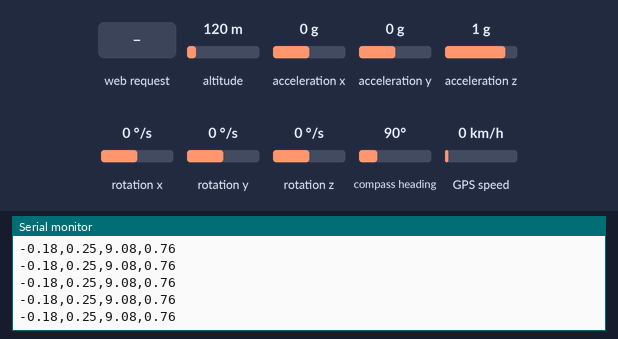
Recording of a sketch running on a simulated ESP32. On the bench: the last lines printed to the serial monitor. Wiring (inferred from the names in the program): MPU-6050 motion sensor at I2C address 0x68. The test bench sets the inputs (shaded band); at power-on: acceleration x 0 g, acceleration y 0 g, acceleration z 1 g, altitude 120 m, rotation x 0 °/s, rotation y 0 °/s, rotation z 0 °/s, compass heading 90°, GPS speed 0 km/h. WiFi joins after 1.5 s; servers stay silent unless stated; the GPS gets a fix after 3 s at 37.7749, -122.4194 with 8 satellites.

Above: at 2.7 s.
2.8 s: acceleration x set to -1.4 g
At 3.7 s:
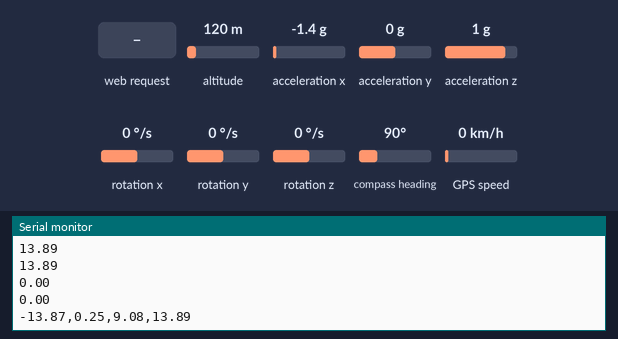
4.3 s: HTTP request GET ///////////////////////// received
5.8 s: acceleration y set to -1.4 g
At 6.4 s:
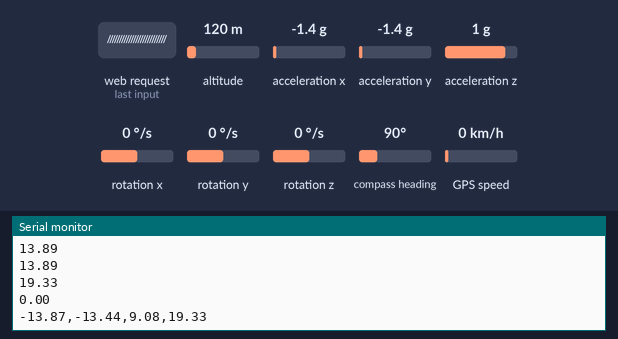
7.3 s: acceleration z set to -1.4 g
At 8.3 s:
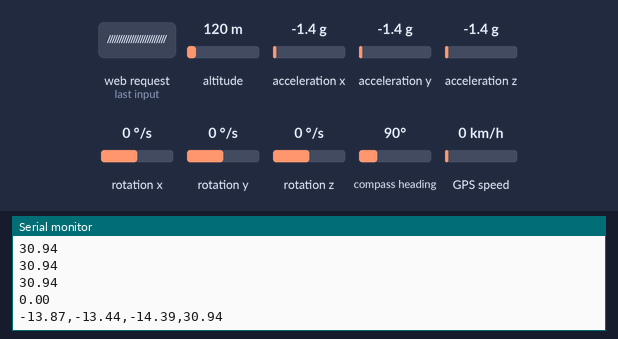
Timing chart, 0 to 8.7 s (numbered marks = the images above; inputs shaded):
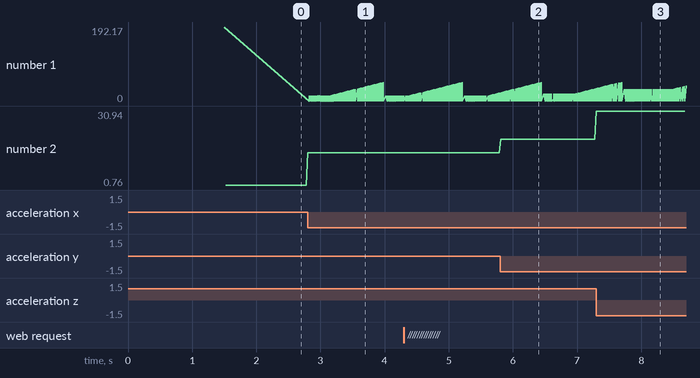

The sketch:

ProcssintensidadMercf5.1.ino
```cpp
#include <Wire.h>
#include <WiFi.h>
#include <SoftwareSerial.h>//incluimos SoftwareSerial
#include <TinyGPS.h>//incluimos TinyGPS

TinyGPS gps;//Declaramos el objeto gps
SoftwareSerial serialgps(16,17);//Declaramos pines Rx y Tx


// A = MPU, B = WIFI, C = GPS, D = PYTHON COMMUNICATION, E = GPS MAP HTML, Z = PROCESS INTENSIDAD


// 01. LECTURA DE DATOS MPU (GRAFICAS) + ENVIO WIFI + GPS  LONG, LAT, HORA


//A
const int MPU = 0x68;   //Default address of I2C for MPU 6050
int16_t AcX, AcY, AcZ;
float aprom;
float g = 9.78; //gravedad Arequipa
/*float buff_X[9000];
float buff_Y[9000];
float buff_Z[9000];*/
int16_t ax_m_s2_c, ay_m_s2_c, az_m_s2_c;
int16_t valor1, valor2, valor3;


//B
// WiFi network info.
const char *ssid =  "ROS_Wireless";     // Enter your WiFi Name
const char *pass =  "A542256b7"; // Enter your WiFi Password
WiFiServer server(80);
IPAddress ip(192,168,1,10); //IP dir


//C
//Declaramos la variables para la obtención de datos
int year;
byte month, day, hour, minute, second, hundredths;
float plat,plong;
unsigned long chars;
unsigned short sentences, failed_checksum;


//D
unsigned long lastTime,sampleTime;

//E
String yazi;


//Z
boolean estado;
int intensMerc;
float registros[50];
int i;

void setup() {
  //A Y B
  Wire.begin();                   // Wire library initialization
  Wire.beginTransmission(MPU);    // Begin transmission to MPU
  Wire.write(0x6B);               // PWR_MGMT_1 register
  Wire.write(0);                  // MPU-6050 to start mode
  Wire.endTransmission(true);
  Serial.begin(115200);           //Iniciamos el puerto serie


   Serial.println("Wrote to IMU"); //MEMS
  Serial.println("Connecting to "); //conexion
  Serial.println(ssid);
  WiFi.begin(ssid, pass);

  while (WiFi.status() != WL_CONNECTED)
  {
    delay(500);
    Serial.print(".");              // print ... till not connected
  }

  Serial.println("");
  Serial.println("WiFi connected");
  Serial.println("IP address is : ");
  Serial.println(WiFi.localIP());
  server.begin();
  Serial.println("Server started");


// C
  serialgps.begin(9600);//Iniciamos el puerto serie del gps
  //Imprimimos:
  Serial.println("");
  Serial.println("GPS GY-GPS6MV2 Leantec");
  Serial.println(" ---Buscando senal--- ");
  Serial.println("");

//D
  ax_m_s2_c = 0;
  ay_m_s2_c = 0;
  az_m_s2_c = 0;

//Z
  i=0;

}


void loop() {

  //smartdelay(1000);//E

//******
    read_GPS();
    read_data();


    //Z

    /*
     * Se reconoce un umbral y luego se almacenan 50 lecturas para sacar la lectura de amplitud maxima
     */

  if(aprom>1){//tenemos que aproximar calibrar a maximo 0.1!
    estado = true;
  }
  else{
    estado = false;
  }


if(estado==true){// si existe cambio

  Serial.println("Se reconocio umbral limite");//se activa comparación y cálculo de intensidad

    registros[i] = aprom;
    Serial.println(i);
    Serial.println(registros[i]);
    Serial.println(registros[0]);
    Serial.println(registros[1]);
    Serial.println(registros[2]);
    Serial.println(registros[3]);
    Serial.println(registros[40]);
    Serial.println(registros[50]);


    i = i+1;
  /*for(int i=0 ; i<sizeof(enteros)/2 ; i++){
    enteros[i] = random(1,1000);
  }*/

  /*if(i = 50){//cuando ya se haya completado el "registro" de muestras
    Serial.println("Se completo el registro");
    //intensMerc = processMercalli(aprom);
  }
*/
  estado = false;
  if(i==50){
    Serial.println("Se completo el registro");
    Serial.println("/////////////////////////");

    //intensiMerca = processMercalli(aprom)
    float maxVal = 0;


    //crea un bucle para recorrer ese array
    for (int j=0; j<48; j++) {
      //compara cada numero del array con el maxVal
      if (maxVal < registros[j]) {
        maxVal= registros[j];
      }
    }

    Serial.println("****************************************************************");
    Serial.println("****************************************************************");
    Serial.println("****************************************************************");
    Serial.println("****************************************************************");
    Serial.println("****************************************************************");
    Serial.println("****************************************************************");

    Serial.println(maxVal);//its ok


    intensMerc = processMercalli(maxVal);


    i=0;
    estado = false;
  }
}


    WiFiClient client = server.available();  // listen for incoming clients

      float flat, flon;//E
      unsigned long age;//E
      gps.f_get_position(&flat, &flon, &age);//E

    if (client){

        Serial.println("new client");
        String currentLine = "";                   //Storing the incoming data in the string
        while (client.connected())
        {
          if (client.available())                  //if there is some client data available
          {
            char c = client.read();                // read a byte
              if (c == '\n') {                     // check for newline character,
                if (currentLine.length() == 0){     //if line is blank it means its the end of the client HTTP request


                yazi="<!DOCTYPE html><html lang='en'><head><meta charset='UTF-8'><meta name='viewport' content='width=device-width, initial-scale=1.0'><meta http-equiv='X-UA-Compatible' content='ie=edge'><title>My Google Map</title><style>#map{height:400px;width:100%;}</style></head> <body><h1>My Google Map</h1><div id='map'></div><script>function initMap(){var options = {zoom:8,center:{lat:";
                    yazi+=flat;
                    yazi+=",lng:";
                    yazi+=flon;
                    yazi+="}};var map = new google.maps.Map(document.getElementById('map'), options);google.maps.event.addListener(map, 'click', function(event){addMarker({coords:event.latLng});});var markers = [{coords:{lat:";
                yazi+=flat;
                yazi+=",lng:";
                yazi+=flon;
                yazi+="}}];for(var i = 0;i < markers.length;i++){addMarker(markers[i]);}function addMarker(props){var marker = new google.maps.Marker({position:props.coords,map:map,});if(props.iconImage){marker.setIcon(props.iconImage);}if(props.content){var infoWindow = new google.maps.InfoWindow({content:props.content});marker.addListener('click', function(){infoWindow.open(map, marker);});}}}</script><script async defer src='https://maps.googleapis.com/maps/api/js?key=AIzaSyDHNUG9E870MPZ38LzijxoPyPgtiUFYjTM&callback=initMap'></script></body></html>";


                client.print("<html>");
                client.print("<head>");
                client.print("<meta charset='utf-8' />");
                client.print("<META HTTP-EQUIV='Refresh' CONTENT='1'>"); //Actualizacion pag
                client.print("<br><html><title> ESP32 WebServer</title></html>");


                client.print("<body bgcolor=\"#E6E6FA\"><h1 style=\"text-align: center; color: FF5D5D\"> Sismógrafo ESP32 WebServer </h1>");
                //client.print("<a href='https://twitter.com/TwitterDev?ref_src=twsrc%5Etfw' class='twitter-follow-button' data-show-count='false'>Follow @TwitterDev</a><script async src='https://platform.twitter.com/widgets.js' charset='utf-8'></script>");


////////////////////////////////

                client.print("<center>");
                client.print("    <table border='0' width='90%' bgcolor='#F5F2FF'>");
                client.print("        <tr>");
                client.print("            <td colspan='2'>");
                client.print("  <center>");
                client.print("      <font color ='63496C' face='verdana'>");
                client.print("          <h1>Sismógrafo electrónico de medición y detección de movimientos telúricos con comunicación inalámbrica wifi portátil de bajo costo. </h1>");
                client.print("      </font>");
                client.print("  </center>");
                client.print("</td>");
                client.print("</tr>");
                client.print("<tr>");
                client.print("<td>  ");
                client.print("<p> La finalidad del trabajo de grado presentado, es el diseño y la construcción de un              hacia la red mediante Wi-Fi. </p>");

                 //client.print(" <h2><font color ='green' face = 'Impact'> Magnitud Registrada (Escala Richter)</h2></font>");


                //client.print("<br><hr><br> <p style=\"text-align: left; color: red; font-size:150% \">Valores Acelerometro (m/s^2): ");
                client.print("<hr> <p style=\"text-align: left; color: red; font-size:150% \">Valores Acelerometro (m/s^2): ");
                client.print("<p style=\"text-align: left; font-size:150% \">AcX: ");
                client.print(AcX* (g/16384.0) -0.18);
                client.print("<br/>AcY: ");
                client.print(AcY* (g/16384.0) +0.25);
                client.print("<br/>AcZ: ");
                client.print(AcZ* (g/16384.0) -0.70);
                client.print("<br/>AcZ: ");
                client.print(aprom);

                client.print("<hr> <p style=\"text-align: left; color: red; font-size:150% \">Ubicación: ");
                client.print("<p style=\"text-align: left; font-size:150% \">Latitud/Longitud: ");
                client.print(plat);
                client.print(",");
                client.print(plong);
                client.print("<br/>Fecha: ");
                client.print(day);
                client.print("/");
                client.print(month);
                client.print("/");
                client.print(year);
                client.print("<br/>Hora: ");
                client.print(hour-5);
                client.print(":");
                client.print(minute);
                client.print(" ");
                client.print("horas");
                //client.print(second);


                client.print("<hr> <h3>Último Reporte de Intensidad:</h3>");
                client.print(intensMerc);


                client.print("<p style=\"text-align: left; color: red; font-size:150% \">JHOEL_ALDER: ");
                client.print("<p style=\"text-align: left; font-size:150% \">ESCUELA: ");
                client.print("EPIE UNSA");
                client.print("<br/>CURSO: ");
                client.print("PROYECTOS");
                client.print("<br/>PRESENTACIÓN: ");
                client.print("SISMOGRAFO");

                client.print("<p> </p>");


                 //client.print("  <center><img src='boxx.jpg' width='170' height='110' /></center>");

                 client.print(" <h1><font color ='red' face = 'Lucida Console'> Medidas (IMU MEMS)</h1></font>");
                 client.print(" <h2><font color ='green' face = 'Impact'> Magnitud Registrada (Escala Richter)</h2></font>");
                 client.print(" <h3>Ubicación (lat,lon)</h3>");

                 client.print(" <p> </p>");


                  client.print(" <p>El software será el medio por el cual se le dará la inteligencia suficiente al sismógrafo para que desempeñe sus roles de manera eficaz, por medio de la programación de algoritmos destinados a dicho propósito. Además del desarrollo  para que se almacene y procese los datos registrados por la estación sismográfica.  Esto permitirá la transferencia de información entre la estación y el dispositivo a comunicar (PC, móvil, etc).</p>    ");


                  client.print("</td>");
                  client.print("<td>");
                  client.print(yazi);
                  client.print("</td>");
                  client.print("</tr>");


                  client.print("</table>");
                client.print("</center>");


                client.print("<center><a href='https://github.com/JhoelRN'> Git Hub Codes </a></center>");


                client.print("<p> </p>");
                client.print("<p> </p>");

                client.print("<center>");
                client.print("    <a href='inicio.html'> Inicio</a> -");
                client.print("    <a href='sismografo.html'> Sismografo</a> -");
                client.print("    <a href='nosotros.html'> Nosotros</a> -");
                client.print("    <a href='contactanos.html'> Contactanos</a> <br>Copyright 2021");
                client.print("    Mandanos un mensaje via email a ");
                client.print("    <a href = 'mailto:jhmamanih@unsa.edu.pe' >jhmamanih@unsa.edu.pe</a>");
                client.print("     y ");
                client.print("     <a href = 'mailto:aanahue@unsa.edu.pe' >aanahue@unsa.edu.pe</a>");


                client.print("</center>");


/////////////////////////////////////

                //client.print("<a class='twitter-timeline' data-lang='es' data-width='280' data-height='500' href='https://twitter.com/TwitterDev?ref_src=twsrc%5Etfw'>Tweets by TwitterDev</a> <script async src='https://platform.twitter.com/widgets.js' charset='utf-8'></script>");

                client.print("</p></body>");
                break;  // break out of the while loop:
              }
               else
              {    // if you got a newline, then clear currentLine:
                currentLine = "";
              }
             }
             else if (c != '\r')
             {  // if you got anything else but a carriage return character,
              currentLine += c;       // add it to the end of the currentLine
             }
            }
          }
      }

//******


}


// F. Lectura de datos MPU6050 + Grafica Serial
void read_data(){
  Wire.beginTransmission(MPU);      // Start transfer
  Wire.write(0x3B);                 // register 0x3B (ACCEL_XOUT_H), records data in queue
  Wire.endTransmission(false);      // Maintain connection
  Wire.requestFrom(MPU, 14, true);  // Request data to MPU

  //************** ingreso de datos *******************


/*
  for(int j=0;j<9000;j++){
    buff_X[j] = buff_X[j+1];
    buff_Y[j] = buff_Y[j+1];
    buff_Z[j] = buff_Z[j+1];
  }

*/

  //Reads byte by byte
  AcX = Wire.read() << 8 | Wire.read(); // 0x3B (ACCEL_XOUT_H) & 0x3C (ACCEL_XOUT_L)
  AcY = Wire.read() << 8 | Wire.read(); // 0x3D (ACCEL_YOUT_H) & 0x3E (ACCEL_YOUT_L)
  AcZ = Wire.read() << 8 | Wire.read(); // 0x3F (ACCEL_ZOUT_H) & 0x40 (ACCEL_ZOUT_L)


// conversiones
  float ax_m_s2 = AcX * (g/16384.0);
  float ay_m_s2 = AcY * (g/16384.0);
  float az_m_s2 = AcZ * (g/16384.0);


// conversiones changed
  float ax_m_s2_c = ax_m_s2-0.18;
  float ay_m_s2_c = ay_m_s2+0.25;
  float az_m_s2_c = az_m_s2-0.70;


aprom = sqrt(pow(ax_m_s2_c,2)+ pow(ay_m_s2_c,2) + pow(az_m_s2_c-g,2) );


  //Prints values on Serial
 /* Serial.print(AcX);
  Serial.print(",");
  Serial.print(AcY);
  Serial.print(",");
  Serial.println(AcZ);
*/
  //Prints valores m/s
  Serial.print(ax_m_s2_c);
  Serial.print(",");
  Serial.print(ay_m_s2_c);
  Serial.print(",");
  Serial.print(az_m_s2_c);
  Serial.print(",");
  Serial.println(aprom);


  delay(20);//20ms
}

void read_GPS(){
  while(serialgps.available())
  {
    int c = serialgps.read();

    if(gps.encode(c))
    {
      float latitude, longitude;
      gps.f_get_position(&latitude, &longitude);
      /*Serial.print("Latitud/Longitud: ");
      Serial.print(latitude,5);
      Serial.print(", ");
      Serial.println(longitude,5);*/
      //agreg me
      plat = latitude;
      plong = longitude;

  gps.crack_datetime(&year,&month,&day,&hour,&minute,&second,&hundredths);
      /*Serial.print("Fecha: "); Serial.print(day, DEC); Serial.print("/");
      Serial.print(month, DEC); Serial.print("/"); Serial.print(year);
      Serial.print(" Hora: "); Serial.print(hour-5, DEC); Serial.print(":"); //peru -5
      Serial.print(minute, DEC); Serial.print(":"); Serial.print(second, DEC);
      Serial.print("."); Serial.println(hundredths, DEC);
      Serial.print("Altitud (metros): ");
      Serial.println(gps.f_altitude());
      Serial.println();*/
      gps.stats(&chars, &sentences, &failed_checksum);
    }
  }
}


//D
float scaling(float x, float in_min, float in_max, float out_min, float out_max)
{
  return (x - in_min) * (out_max - out_min) / (in_max - in_min) + out_min;
}


//Z
int processMercalli(float valorMaximo){

  if(valorMaximo<0.0017){

  }


  int dato;
}


/*
void sta_lta(){
  float lta_sum=0.0;
  for(int j=3999;j<=10000-1;j++){
    float tmp=buff_Z[j]*conv-11.52985;
    if(tmp<0){
      tmp=tmp*(-1);
      }
      lta_sum=lta_sum+tmp;
    }
    lta=lta_sum/6000;

  float sta_sum=0.0;
  for(int j=9799;j<=10000-1;j++){
    float tmp1=buff_Z[j]*conv-11.52985;
    if(tmp1<0){
      tmp1=tmp1*(-1);
      }
      sta_sum=sta_sum+tmp1;
    }
    sta=sta_sum/200;
    sta_to_lta=sta/lta;
}

*/
```

Measured:
- after the input at 2.8 s, the serial monitor: prints a new line at once (image 1)
- after the input at 5.8 s, the serial monitor: prints a new line at once (image 2)
- after the input at 7.3 s, the serial monitor: prints a new line at once (image 3)
- plotted number 1: 192.17 → 0 after the input at 2.8 s
- plotted number 2: 0.76 → 13.89 after the input at 2.8 s, 13.89 → 19.33 after the input at 5.8 s, 19.33 → 30.94 after the input at 7.3 s
